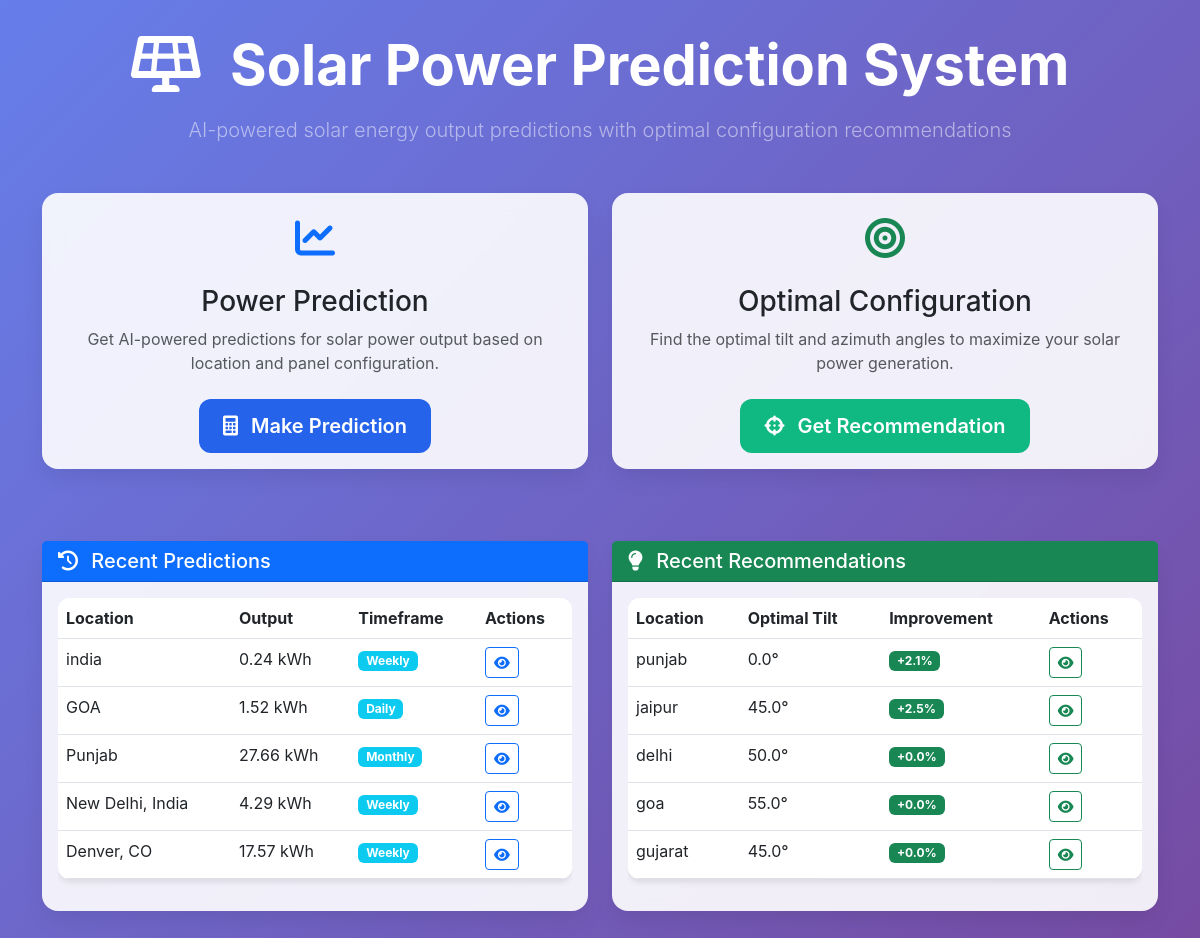
The page / on the database its author committed.
### core/models.py (models this page shows, shortened)
class SolarPrediction(models.Model):
    TIMEFRAME_CHOICES = [
        ('daily', 'Daily'),
        ('weekly', 'Weekly'),
        ('monthly', 'Monthly'),
    ]
    location = models.ForeignKey(Location, on_delete=models.CASCADE)
    panel_config = models.ForeignKey(PanelConfiguration, on_delete=models.CASCADE)
    prediction_date = models.DateField()
    timeframe = models.CharField(max_length=10, choices=TIMEFRAME_CHOICES)
    predicted_output = models.FloatField(help_text="Predicted power output in kWh")
    confidence_score = models.FloatField(null=True, blank=True)
    weather_data = models.JSONField(default=dict)
    created_at = models.DateTimeField(default=timezone.now)

class Location(models.Model):
    name = models.CharField(max_length=200)
    latitude = models.FloatField()
    longitude = models.FloatField()
    created_at = models.DateTimeField(default=timezone.now)

class OptimalConfiguration(models.Model):
    location = models.ForeignKey(Location, on_delete=models.CASCADE)
    optimal_tilt = models.FloatField()
    optimal_azimuth = models.FloatField()
    max_predicted_output = models.FloatField()
    current_config = models.ForeignKey(PanelConfiguration, on_delete=models.CASCADE, null=True)
    improvement_percentage = models.FloatField(null=True, blank=True)
    created_at = models.DateTimeField(default=timezone.now)

### core/views.py (the view)
# urls.py: path('', views.dashboard, name='dashboard'),
def dashboard(request):
    recent_predictions = SolarPrediction.objects.select_related(
        'location', 'panel_config'
    ).order_by('-created_at')[:5]
    recent_recommendations = OptimalConfiguration.objects.select_related(
        'location'
    ).order_by('-created_at')[:5]
    context = {
        'recent_predictions': recent_predictions,
        'recent_recommendations': recent_recommendations,
    }
    return render(request, 'core/dashboard.html', context)

### templates/core/dashboard.html (shortened to what this page needs)
{% extends 'core/base.html' %}
{% block content %}
<div class="row">
    <div class="col-12">
        <div class="text-center mb-5">
            <h1 class="display-4 fw-bold text-white mb-3">
                <i class="fas fa-solar-panel me-3"></i>
                Solar Power Prediction System
            </h1>
            <p class="lead text-white-50">AI-powered solar energy output predictions with optimal configuration recommendations</p>
        </div>
    </div>
</div>
<div class="row mb-5">
    <div class="col-md-6 mb-4">
        <div class="card h-100">
            <div class="card-body text-center">
                <div class="stats-icon text-primary">
                    <i class="fas fa-chart-line"></i>
                </div>
                <h3 class="card-title">Power Prediction</h3>
                <p class="card-text text-muted mb-4">Get AI-powered predictions for solar power output based on location and panel configuration.</p>
                <button class="btn btn-primary btn-lg" data-bs-toggle="modal" data-bs-target="#predictionModal">
                    <i class="fas fa-calculator me-2"></i>
                    Make Prediction
                </button>
            </div>
        </div>
    </div>
    <div class="col-md-6 mb-4">
        <div class="card h-100">
            <div class="card-body text-center">
                <div class="stats-icon text-success">
                    <i class="fas fa-bullseye"></i>
                </div>
                <h3 class="card-title">Optimal Configuration</h3>
                <p class="card-text text-muted mb-4">Find the optimal tilt and azimuth angles to maximize your solar power generation.</p>
                <button class="btn btn-success btn-lg" data-bs-toggle="modal" data-bs-target="#recommendationModal">
                    <i class="fas fa-crosshairs me-2"></i>
                    Get Recommendation
                </button>
            </div>
        </div>
    </div>
</div>
<div class="row">
    <div class="col-md-6">
        <div class="card">
            <div class="card-header bg-primary text-white">
                <h5 class="card-title mb-0">
                    <i class="fas fa-history me-2"></i>
                    Recent Predictions
                </h5>
            </div>
            <div class="card-body">
                {% if recent_predictions %}
                    <div class="table-responsive">
                        <table class="table table-hover">
                            <thead>
                                <tr>
                                    <th>Location</th>
                                    <th>Output</th>
                                    <th>Timeframe</th>
                                    <th>Actions</th>
                                </tr>
                            </thead>
                            <tbody>
                                {% for prediction in recent_predictions %}
                                <tr>
                                    <td>{{ prediction.location.name|truncatechars:20 }}</td>
                                    <td>{{ prediction.predicted_output|floatformat:2 }} kWh</td>
                                    <td>
                                        <span class="badge bg-info">{{ prediction.timeframe|title }}</span>
                                    </td>
                                    <td>
                                        <a href="{% url 'prediction_detail' prediction.id %}" class="btn btn-sm btn-outline-primary">
                                            <i class="fas fa-eye"></i>
                                        </a>
                                    </td>
                                </tr>
                                {% endfor %}
                            </tbody>
                        </table>
                    </div>
                {% else %}
                    <p class="text-muted text-center">No predictions yet. Make your first prediction!</p>
                {% endif %}
            </div>
        </div>
    </div>
    <div class="col-md-6">
        <div class="card">
            <div class="card-header bg-success text-white">
                <h5 class="card-title mb-0">
                    <i class="fas fa-lightbulb me-2"></i>
                    Recent Recommendations
                </h5>
            </div>
            <div class="card-body">
                {% if recent_recommendations %}
                    <div class="table-responsive">
                        <table class="table table-hover">
                            <thead>
                                <tr>
                                    <th>Location</th>
                                    <th>Optimal Tilt</th>
                                    <th>Improvement</th>
                                    <th>Actions</th>
                                </tr>
                            </thead>
                            <tbody>
                                {% for recommendation in recent_recommendations %}
                                <tr>
                                    <td>{{ recommendation.location.name|truncatechars:20 }}</td>
                                    <td>{{ recommendation.optimal_tilt }}°</td>
                                    <td>
                                        {% if recommendation.improvement_percentage %}
                                            <span class="badge bg-success">+{{ recommendation.improvement_percentage|floatformat:1 }}%</span>
                                        {% else %}
                                            <span class="badge bg-success">+0.0%</span>
                                        {% endif %}
                                    </td>
                                    <td>
                                        <a href="{% url 'recommendation_detail' recommendation.id %}" class="btn btn-sm btn-outline-success">
                                            <i class="fas fa-eye"></i>
                                        </a>
                                    </td>
                                </tr>
                                {% endfor %}
                            </tbody>
                        </table>
                    </div>
                {% else %}
                    <p class="text-muted text-center">No recommendations yet. Get your first recommendation!</p>
                {% endif %}
            </div>
        </div>
    </div>
</div>
{% endblock %}

### static/css/style.css (style rules this page uses)
* { scrollbar-width: none; scrollbar-color: transparent transparent; }
* { -ms-overflow-style: none; }

### templates/core/base.html (style rules this page uses)
:root { --primary-color: #2563eb; --secondary-color: #14b8a6; --accent-color: #f97316; --success-color: #10b981; --warning-color: #f59e0b; --error-color: #ef4444; --dark-color: #1f2937; --light-color: #f8fafc; }
body { font-family: 'Inter', -apple-system, BlinkMacSystemFont, sans-serif; background: linear-gradient(135deg, #667eea 0%, #764ba2 100%); min-height: 100vh; color: var(--dark-color); }
.card { border: none; border-radius: 16px; box-shadow: 0 10px 25px -5px rgba(0, 0, 0, 0.1); backdrop-filter: blur(10px); background: rgba(255, 255, 255, 0.9); transition: all 0.3s ease; }
.btn-primary { background: var(--primary-color); border: none; border-radius: 12px; padding: 12px 24px; font-weight: 600; transition: all 0.3s ease; }
.btn-success { background: var(--success-color); border: none; border-radius: 12px; padding: 12px 24px; font-weight: 600; }
.table { background: white; border-radius: 12px; overflow: hidden; box-shadow: 0 4px 6px -1px rgba(0, 0, 0, 0.1); }
.stats-icon { font-size: 2.5rem; margin-bottom: 16px; }

### rows shown on the page
SolarPrediction: location.name "india", predicted_output "0.24", timeframe "Weekly"
SolarPrediction: location.name "GOA", predicted_output "1.52", timeframe "Daily"
SolarPrediction: location.name "Punjab", predicted_output "27.66", timeframe "Monthly"
SolarPrediction: location.name "New Delhi, India", predicted_output "4.29", timeframe "Weekly"
SolarPrediction: location.name "Denver, CO", predicted_output "17.57", timeframe "Weekly"
OptimalConfiguration: location.name "punjab", optimal_tilt "0.0", improvement_percentage "2.1"
OptimalConfiguration: location.name "jaipur", optimal_tilt "45.0", improvement_percentage "2.5"
OptimalConfiguration: location.name "delhi", optimal_tilt "50.0", improvement_percentage "+0.0%"
OptimalConfiguration: location.name "goa", optimal_tilt "55.0", shows "+0.0%"
OptimalConfiguration: location.name "gujarat", optimal_tilt "45.0", shows "+0.0%"
